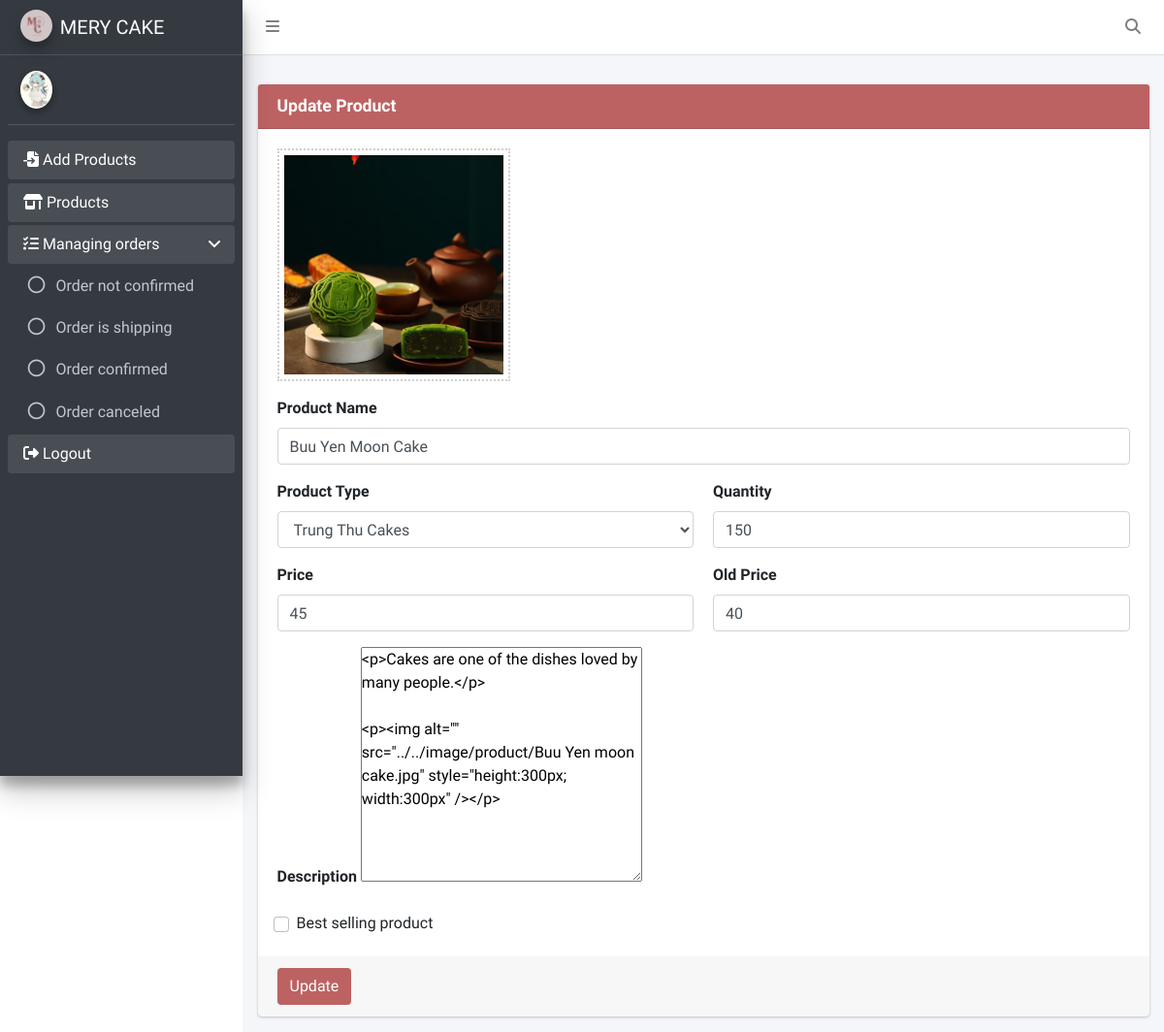
/view/admin_php/update_product_admin.php?id_product=1, run on the app's committed database.
### tables this page shows
CREATE TABLE `product` (
  `id` int(11) NOT NULL,
  `category_id` int(11) NOT NULL,
  `title` varchar(255) NOT NULL,
  `price` float NOT NULL,
  `discount` float NOT NULL,
  `description` text NOT NULL,
  `created_time` varchar(255) NOT NULL,
  `last_update` varchar(255) NOT NULL,
  `quantity` int(11) NOT NULL,
  `image` varchar(255) NOT NULL,
  `star` float NOT NULL,
  `Hot` varchar(255) NOT NULL COMMENT 'on: Hot\r\noff: no hot'
);

### model/base.php (called while the page is built, shortened)
<?php
    class BaseModel{
        function execute($sql){
            $conn = new Connection();
            $cusor = mysqli_query($conn->connect(), $sql);
            return $cusor;
        }
        function select_all($table){
            $sql = "SELECT *FROM `$table`";
            return $this -> execute($sql);
        }
        function select($table, $table_query, $table_id){
            $sql = "SELECT *FROM `$table` WHERE `$table_query`='".$table_id."'";
            return $this -> execute($sql);
        }
    }
?>

### db/connection.php (called while the page is built)
<?php
    class Connection{
        public $server = 'localhost';
        public $user = 'root';
        public $pass = '';
        public $database = 'do_an_cs2';
        function connect(){
            $con = new mysqli($this->server, $this->user,$this-> pass,$this-> database);
            if($con){
                mysqli_query($con, "SET NAMES 'utf8' ");
            }else{
                echo 'Kết nối không thành công';
            }
            return $con;
        }
    }
?>

### model/shop_mode.php (called while the page is built, shortened)
<?php
    class Shop extends BaseModel{
        public $table_name = 'product';
        function select_query( $table_query, $table_id,$condition){
            if($condition == 'select'){
                return $this->select($this->table_name, $table_query, $table_id);
            }else if($condition == 'delete'){
                return $this->delete($this->table_name, $table_query, $table_id);
            }
        }
    }
?>

### model/category_mode.php (called while the page is built, shortened)
<?php
    class Category extends BaseModel{
        public $table_name = 'category';
        function select_all_category(){
            return $this->select_all($this->table_name);
        }
    }
?>

### view/admin_php/update_product_admin.php (the view, shortened to what this page needs)
<?php
    include '../../db/connection.php';
    include '../../model/base.php';
    include '../../model/shop_mode.php';
    include '../../model/category_mode.php';
?>
<!DOCTYPE html>
<html lang="en">
<head>
  <link rel="stylesheet" href="https://cdnjs.cloudflare.com/ajax/libs/twitter-bootstrap/5.1.0/css/bootstrap.min.css">
  <link rel="stylesheet" href="https://cdnjs.cloudflare.com/ajax/libs/font-awesome/6.4.2/css/all.min.css">
  <link rel="stylesheet" href="https://code.ionicframework.com/ionicons/2.0.1/css/ionicons.min.css">
  <link rel="stylesheet" href="../../html/css_admin/tempusdominus-bootstrap-4.min.css">
  <link rel="stylesheet" href="../../html/css_admin/adminlte.min.css">
  <link rel="stylesheet" href="../../html/css_admin/admin.css">
</head>
<body class="hold-transition sidebar-mini layout-fixed">
<div class="wrapper">
    <?php include 'admin_header.php' ?>
    <aside class="main-sidebar sidebar-dark-primar elevation-4"  id="collapsibleNavId">
        <a href="index3.html" class="brand-link">
        <img src="../../image/banner/logo.jpg" alt="AdminLTE Logo" class="brand-image img-circle elevation-3" style="opacity: .8">
        <span class="brand-text font-weight-light">MERY CAKE</span>
        </a>
        <div class="sidebar">
            <div class="user-panel mt-3 pb-3 mb-3 d-flex">
                <div class="image">
                    <img src="../../image/avatar/126d9638795b2dc43765f3a2f6544399.jpg" class="img-circle elevation-2" alt="User Image">
                </div>
                <div class="info">
                </div>
            </div>
            <nav class="mt-2">
                <ul class="nav nav-pills nav-sidebar flex-column" data-widget="treeview" role="menu" data-accordion="false">
                    <li class="nav-item menu-open">
                        <a href="add_product_admin.php" class="nav-link">
                            <i class="fa-solid fa-file-import"></i>
                            <p>
                                Add Products
                            </p>
                        </a>
                    </li>
                    <li class="nav-item menu-open">
                        <a href="all_product.php?product" class="nav-link">
                            <i class="fa-solid fa-shop"></i>
                            <p>
                                Products
                            </p>
                        </a>
                    </li>
                    <li class="nav-item menu-open">
                        <a href="#" class="nav-link">
                            <i class="fa-solid fa-list-check"></i>
                            <p>
                                Managing orders
                                <i class="right fas fa-angle-left"></i>
                            </p>
                        </a>
                        <ul class="nav nav-treeview">
                            <li class="nav-item">
                                <a href="Purchase_Order.php" class="nav-link">
                                <i class="far fa-circle nav-icon"></i>
                                <p>Order not confirmed</p>
                                </a>
                            </li>
                            <li class="nav-item">
                                <a href="order_confirm.php" class="nav-link">
                                <i class="far fa-circle nav-icon"></i>
                                <p>Order is shipping</p>
                                </a>
                            </li>
                            <li class="nav-item">
                                <a href="Order_is_shipping.php" class="nav-link">
                                <i class="far fa-circle nav-icon"></i>
                                <p>Order confirmed</p>
                                </a>
                            </li>
                            <li class="nav-item">
                                <a href="cancel_order.php" class="nav-link">
                                <i class="far fa-circle nav-icon"></i>
                                <p>Order canceled</p>
                                </a>
                            </li>
                        </ul>
                    </li>
                    <li class="nav-item menu-open">
                        <a href="../php/logout.php" class="nav-link">
                            <i class="fa-solid fa-right-from-bracket"></i>
                            <p>
                                Logout
                            </p>
                        </a>
                    </li>
                </ul>
            </nav>
        </div>
    </aside>
    <div class="content-wrapper">
        <section class="content-header"></section>
        <section class="content">
            <div class="container-fluid">
                <div class="row">
                    <div class="col-md-12">
                        <div class="card card-primary">
                            <div class="card-header">
                                <h3 class="card-title font-weight-bold">Update Product</h3>
                            </div>
                            <form action='update_product_admin.php?id_product=<?= $_GET['id_product'] ?>' method="post" enctype="multipart/form-data">
                                <?php
                                    $shop = new Shop();
                                    $resquest = $shop->select_query('id',$_GET['id_product'],'select');
                                    $row_product = mysqli_fetch_assoc($resquest);
                                ?>
                                <div class="card-body">
                                    <div class="form-group">
                                        <div class="w-100">
                                            <div class="upload">
                                                <img src="../../image/product/<?= $row_product['image'] ?>" id="image" alt="">
                                            </div>
                                        </div>
                                    </div>
                                    <div class="form-group">
                                        <label for="exampleInputEmail1">Product Name</label>
                                        <input type="text" class="form-control" name="Title" id="exampleInputEmail1" placeholder="Enter product name" value="<?= $row_product['title'] ?>">
                                    </div>
                                    <div class="form-group d-flex justify-content-between">
                                        <div class="w-100" style="margin-right: 10px;">
                                            <label for="exampleInputPassword1">Product Type</label>
                                            <div class="form-group_select">
                                                <select name="Product_Type" id="" class="w-100">
                                                <?php
                                                    $category = new Category();
                                                    $category_product = $category->select_all_category();
                                                    while($row = mysqli_fetch_array($category_product)){
                                                        if($row['id'] == $row_product['category_id']){
                                                ?>
                                                    <option value="<?= $row['id'] ?>" selected ><?= $row['name']?> </option>
                                                <?php
                                                        }else{
                                                ?>
                                                    <option value="<?= $row['id'] ?>"><?= $row['name']?> </option>
                                                <?php
                                                        }
                                                    }
                                                ?>
                                                </select>
                                            </div>
                                        </div>
                                        <div class="w-100" style="margin-left: 10px;">
                                            <label for="exampleInputPassword1">Quantity</label>
                                            <input type="text" class="form-control" name="Quantity" id="exampleInputPassword1" placeholder="Enter quantity" value="<?= $row_product['quantity'] ?>">
                                        </div>
                                    </div>
                                    <div class="form-group d-flex justify-content-between">
                                        <div class="w-100" style="margin-right: 10px;">
                                            <label for="exampleInputPassword1">Price</label>
                                            <input type="text" class="form-control" name="Price" id="exampleInputPassword1" placeholder="0.000đ....." value="<?= $row_product['price'] ?>">
                                        </div>
                                        <div class="w-100" style="margin-left: 10px;">
                                            <label for="exampleInputPassword1">Old Price</label>
                                            <input type="text" class="form-control" name="Discount" id="exampleInputPassword1" placeholder="Sale 0.000đ..." value="<?= $row_product['discount'] ?>">
                                        </div>
                                    </div>
                                    <div class="form-group">
                                        <label for="exampleInputFile">Description</label>
                                        <textarea name="Description" id="Description" cols="30" rows="10"><?= $row_product['description'] ?></textarea>
                                    </div>
                                    <div class="form-check">
                                    <?php
                                        if($row_product['Hot'] === 'No'){
                                    ?>
                                        <input type="checkbox" name="form-check-input" class="form-check-input" id="exampleCheck1">
                                    <?php
                                        }else{
                                    ?>
                                        <input type="checkbox" name="form-check-input" class="form-check-input" id="exampleCheck1" checked>
                                    <?php
                                        }
                                    ?>
                                        <label class="form-check-label" for="exampleCheck1">Best selling product</label>
                                    </div>
                                </div>
                                <div class="card-footer">
                                    <button type="submit" name="btn_add_product" class="btn btn_add_product">Update</button>
                                </div>
                            </form>
                        </div>
                    </div>
                </div>
            </div>
        </section>
    </div>
</div>
</body>
</html>

### html/css_admin/admin.css (style rules this page uses)
* { padding: 0; margin: 0; box-sizing: border-box; font-family: 'Dancing Script', cursive; font-family: 'Fira Sans', sans-serif; font-family: 'Poppins', sans-serif; font-family: 'Ysabeau', sans-serif; list-style: none; scroll-behavior: smooth; scroll-padding-top: 2rem; }
.card-primary:not(.card-outline)>.card-header { background-color: #bd6262; }
.form-group_select select { display: block; width: 100%; height: calc(2.25rem + 2px); padding: .375rem .75rem; font-size: 1rem; font-weight: 400; line-height: 1.5; color: #495057; background-color: #fff; background-clip: padding-box; border: 1px solid #ced4da; border-radius: .25rem; box-shadow: inset 0 0 0 transparent; transition: border-color .15s ease-in-out,box-shadow .15s ease-in-out; }
.upload { width: 150px; position: relative; }
.upload img { border: 2px solid rgb(208, 207, 207); width: 240px; height: 240px; object-fit: cover; object-position: center; overflow: hidden; border-style: dotted; padding: 5px; }
.card-footer button { background-color: #bd6262; color: #fff; }

### data on the page
product: image (picture), Title "Buu Yen Moon Cake", Quantity "150", Price "45", Discount "40", Description "<p>Cakes are one of the dishes loved by many people.</p> <p><img alt=\"\" src=\"../../image/product/Buu Yen moon cake.jpg\" style=\"height:300px; width:300px\" /></p>"

### other printed values
form field Product_Type "Trung Thu Cakes"
